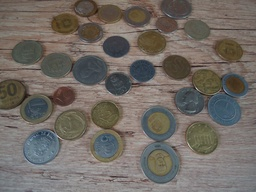
#> input picture src/stuff.jpg, 256 x 192 px, shrunk from 3648 x 2736 before the run, given in place of stuff.png, which was not available
$ python HoughCircles.py
#> lines starting #> are read from the running program, lines starting #| are printed output that depends on the picture; pictures that were not available may be replaced by others from this repository, and a replacement may not be noted
#coding: utf-8
#!/usr/bin/python

'''
REFERÊNCIAS:
	<http://acodigo.blogspot.com.br/2017/09/deteccion-de-lineas-y-circulos-usando.html>

@Author RodriguesFAS
@Date 26/09/2017
@Email <fasr@cin.ufpe.br> || <franciscosouzaacer@gmail.com>
@site <htpp://rodriguesfas.com.br>

'''

# Python 2/3 compatibility
import cv2
import numpy as np

img = cv2.imread('../src/stuff.png')
#> img is the input picture: shape (192, 256, 3); mean B, G, R 99.9, 106.1, 112.4
src = cv2.medianBlur(img, 5)
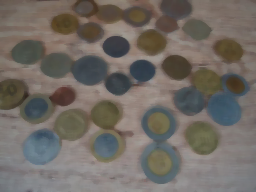
#> src: shape (192, 256, 3); mean B, G, R 100.2, 106.5, 112.7
src = cv2.cvtColor(src, cv2.COLOR_BGR2GRAY)
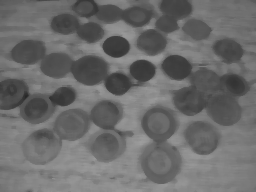
#> src: shape (192, 256); min 39, max 157, mean 107.6

circles = cv2.HoughCircles(src, cv2.HOUGH_GRADIENT, 1, 20,
                            param1=50, param2=30, minRadius=0, maxRadius=0)
#> circles = 45 rows, first 8: [85.5, 79.5, 70], [102.5, 66.5, 62.6], [70.5, 134.5, 48.5], [77.5, 104.5, 58.4], [175.5, 64.5, 46.3], [137.5, 105.5, 46.3], [199.5, 86.5, 44.1], [91.5, 189.5, 83.7]

circles = np.uint16(np.around(circles))
#> circles = 45 rows, first 8: [86, 80, 70], [102, 66, 63], [70, 134, 48], [78, 104, 58], [176, 64, 46], [138, 106, 46], [200, 86, 44], [92, 190, 84]
for i in circles[0,:]:
    # dibujar circulo
    cv2.circle(img, (i[0], i[1]), i[2], (0,255,0), 2)
    # dibujar centro
    cv2.circle(img, (i[0], i[1]), 2, (0,0,255), 3)
#> this loop made 45 passes
#> i on passes 1 to 12: [86, 80, 70], [102, 66, 63], [70, 134, 48], [78, 104, 58], [176, 64, 46], [138, 106, 46], [200, 86, 44], [92, 190, 84], [64, 58, 48], [134, 138, 45], [214, 108, 41], [108, 126, 43]
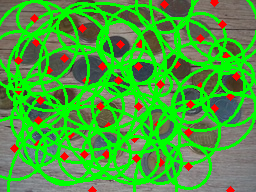
#> img: shape (192, 256, 3); mean B, G, R 58.5, 161.1, 73.3

cv2.imshow('detected circles', img)
cv2.waitKey(0)
cv2.destroyAllWindows()

$ run again, with src/02.jpg copied over src/stuff.jpg
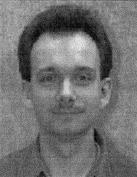
#> input picture src/02.jpg, 137 x 177 px, given in place of stuff.png, which was not available
#> img is the input picture: shape (177, 137, 3); min 0, max 235, mean 112.7
#> `src = cv2.medianBlur(img, 5)`:
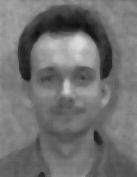
#> src: shape (177, 137, 3); min 15, max 219, mean 112.8
#> `circles = cv2.HoughCircles(src, cv2.HOUGH_GRADIENT, 1, 20, param1=50, ..`: circles = 14 rows, first 8: [60.5, 51.5, 43.5], [93.5, 57.5, 29.3], [51.5, 101.5, 26.6], [77.5, 149.5, 25.7], [28.5, 74.5, 29.2], [87.5, 108.5, 25.2], [68.5, 118.5, 22.4], [51.5, 29.5, 20.5]
#> `circles = np.uint16(np.around(circles))`: circles = 14 rows, first 8: [60, 52, 44], [94, 58, 29], [52, 102, 27], [78, 150, 26], [28, 74, 29], [88, 108, 25], [68, 118, 22], [52, 30, 20]
#> the loop `for i in circles[0,:]:` made 14 passes
#> after the loop `for i in circles[0,:]:`:
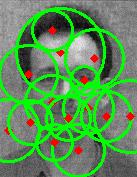
#> img: shape (177, 137, 3); mean B, G, R 85.5, 143.8, 90.8
